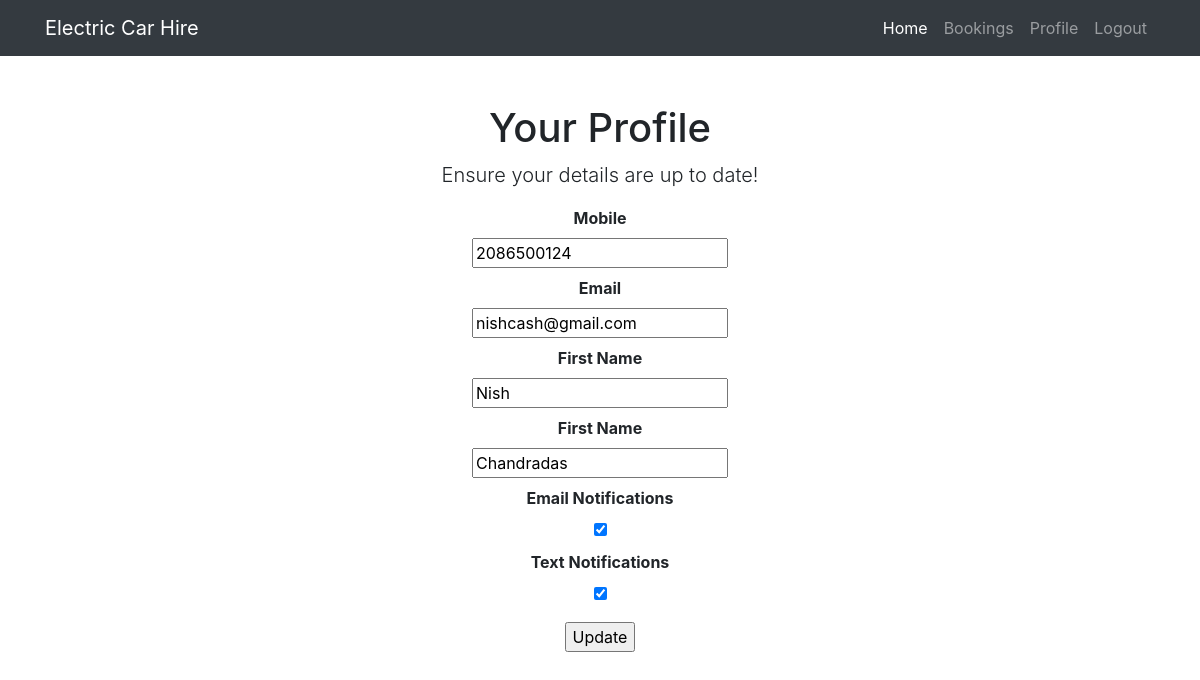
The app's page /profile (signed in), older data.
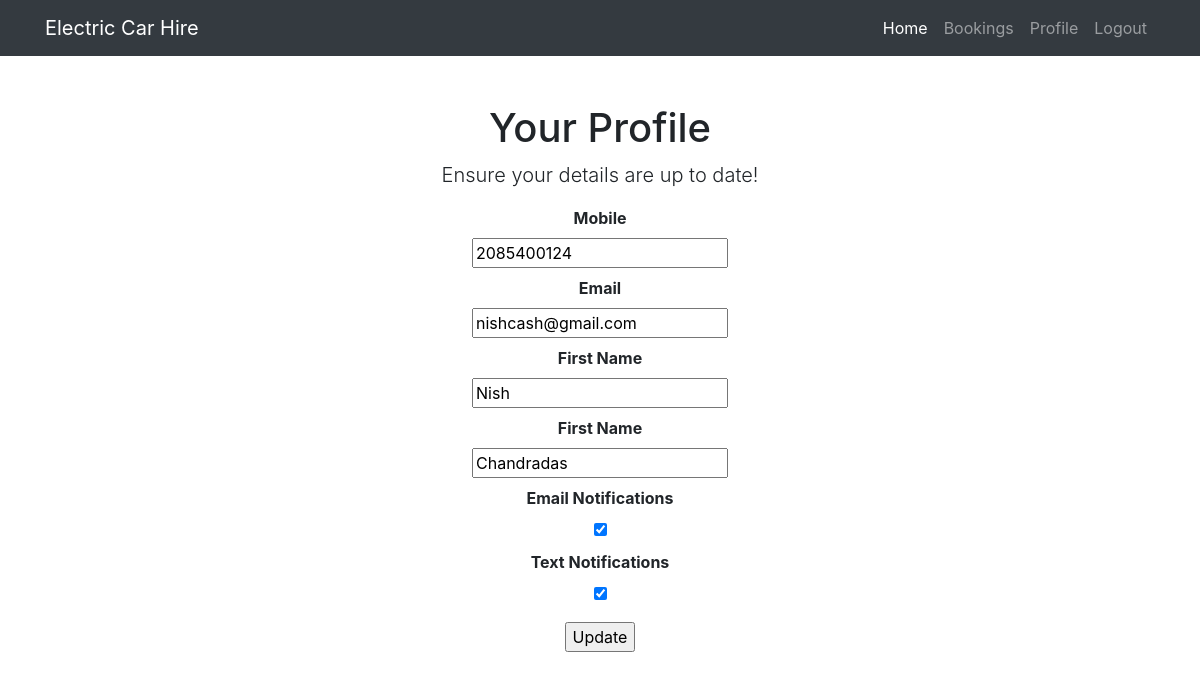
The same page, newer data.
### models.py (models this page shows, shortened)
class User(UserMixin, db.Model):
    id = db.Column(db.Integer, primary_key=True)
    username = db.Column(db.String(80), unique=True, nullable=False)
    first_name = db.Column(db.String(80), nullable=True)
    last_name = db.Column(db.String(80), nullable=True)
    email_notifications = db.Column(db.Boolean, default=True)
    text_notifications = db.Column(db.Boolean, default=True)
    date_enrolled = db.Column(db.DateTime, default=datetime.datetime.now)
    password = db.Column(PasswordType(
        schemes=[
            'pbkdf2_sha512',
            'md5_crypt'
        ],
        deprecated=['md5_crypt']
    ))
    email = db.Column(EmailType, unique=True, nullable=False)
    mobile = db.Column(db.String(80), nullable=True)
    admin = db.Column(db.Boolean, default=False)
    profile_complete = db.Column(db.Boolean, default=False)
    bookings = db.relationship('Booking', backref='user')

### user.py (the view, shortened to what this page needs)
@user.route('/profile', methods=('GET', 'POST'))
def profile():
    if current_user.is_authenticated == False:
        return redirect(url_for('core.home'))
    form = ProfileForm(obj=current_user)
    return render_template('user/profile.html', title='Profile', form=form)

### forms.py
class ProfileForm(ModelForm, FlaskForm):
    username = StringField('Username', validators=[DataRequired(),
                                                   Unique(User.username,
                                                          message="User with username exists")])
    email = StringField('Email', validators=[DataRequired(),
                                             validators.Email(message="Must be a valid email address"),
                                             Unique(User.email, message="User with email exists")])
    mobile = IntegerField('Mobile', validators=[DataRequired()])
    first_name =  StringField('First Name',validators=[DataRequired()])
    last_name = StringField('First Name',validators=[DataRequired()])
    email_notifications = BooleanField('Email Notifications')
    text_notifications = BooleanField('Text Notifications')

### models.py (called while the page is built)
@login_manager.user_loader
def load_user(user_id):
    return User.query.get(user_id)

### templates/user/profile.html (shortened to what this page needs)
{% extends 'base.html' %}
{% block container %}
    <div class="row">
    <div class="col-lg-12 text-center">
      <h1 class="mt-5">Your Profile</h1>
      <p class="lead">Ensure your details are up to date!</p>
    {% from "./helpers/_form_helper.html" import render_field %}
    <form method="POST" action="/profile">
         <dl>
            {{ render_field(form.mobile) }}
            {{ render_field(form.email) }}
            {{ render_field(form.first_name) }}
            {{ render_field(form.last_name) }}
            {{ render_field(form.email_notifications) }}
            {{ render_field(form.text_notifications) }}
        </dl>
        <p><input type=submit value=Update>
    </form>
    </div>
  </div>
{% endblock %}

### templates/base.html (shortened to what this page needs)
<!DOCTYPE html>
<html lang="en">
  <head>
    <link href="../static/vendor/bootstrap/css/bootstrap.min.css" rel="stylesheet">
  </head>
  <body>
    {% include 'partials/nav.html' %}
    <div class="container">
        {% block container %}{% endblock %}
    </div>
  </body>
</html>

### templates/partials/nav.html (shortened to what this page needs)
    <nav class="navbar navbar-expand-lg navbar-dark bg-dark static-top">
      <div class="container">
        <a class="navbar-brand" href="#">Electric Car Hire</a>
        <div class="collapse navbar-collapse" id="navbarResponsive">
          <ul class="navbar-nav ml-auto">
            <li class="nav-item active">
              <a class="nav-link" href="/">Home
              </a>
            </li>
            {% if current_user.is_authenticated %}
                <li class="nav-item">
                    <a class="nav-link" href="/bookings">Bookings</a>
                </li>
                <li class="nav-item">
                    <a class="nav-link" href="/profile">Profile</a>
                </li>
                <li class="nav-item">
                    <a class="nav-link" href="/logout">Logout</a>
                </li>
            {% endif %}
          </ul>
        </div>
      </div>
    </nav>

### templates/helpers/_form_helper.html (shortened to what this page needs)
{% macro render_field(field) %}
  <dt>{{ field.label }}
  <dd>{{ field(**kwargs)|safe }}
  </dd>
{% endmacro %}

Row changes from the older to the newer data that the page shows:
changed User "nishcash@gmail.com": mobile "2086500124" → "2085400124"
